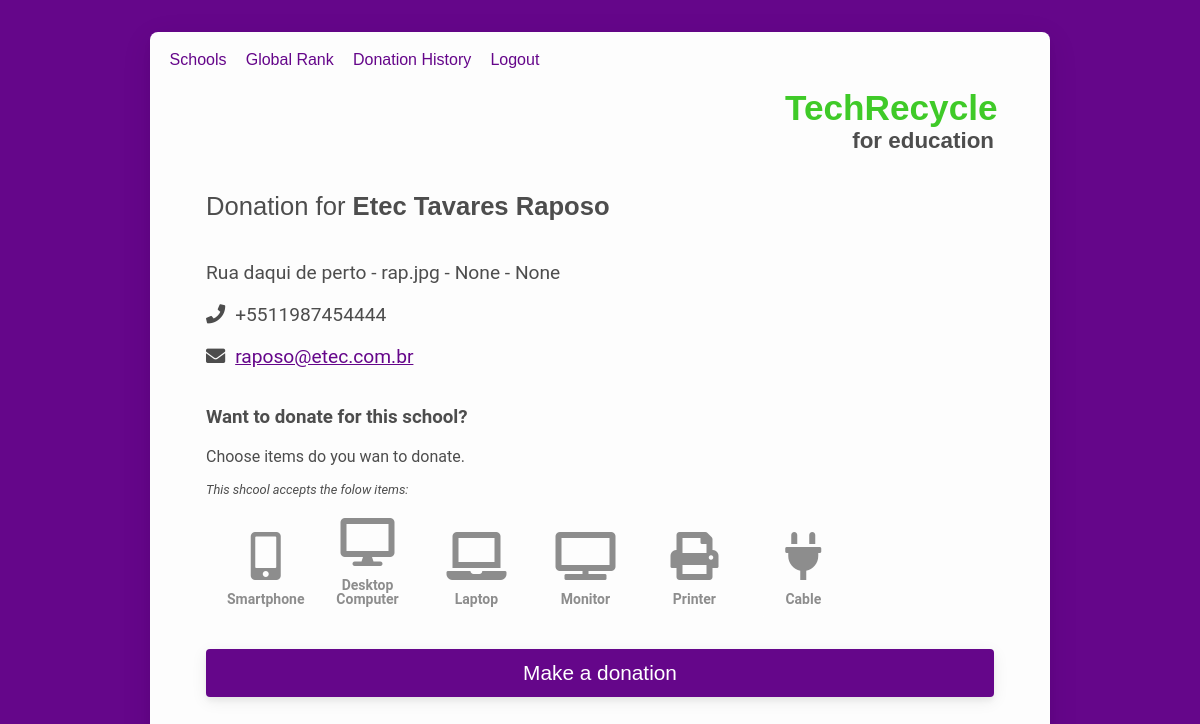
Page /school/2 (signed in) on the committed database.
### tables this page shows
CREATE TABLE "schools" (
	"id"	INTEGER,
	"name"	VARCHAR(255),
	"address"	VARCHAR(255),
	"city"	VARCHAR(255),
	"state"	VARCHAR(255),
	"country"	VARCHAR(255),
	"phone"	VARCHAR(20),
	"email"	VARCHAR(255),
	"password"	VARCHAR(255),
	"latitude"	Decimal(8, 6),
	"longitude"	Decimal(9, 6),
	"photo"	VARCHAR(255),
	PRIMARY KEY("id")
);

CREATE TABLE "school_items" (
	"id"	INTEGER,
	"school_id"	INTEGER NOT NULL,
	"item_id"	INTEGER NOT NULL,
	PRIMARY KEY("id" AUTOINCREMENT)
);

CREATE TABLE 'items' ( 'id' INTEGER PRIMARY KEY, 'name' VARCHAR(255), 'description' VARCHAR(255), 'icon' VARCHAR(255), 'scores' INTEGER );

### app.py (the view)
@app.route('/school/<schoolId>')
def ong(schoolId):
    if 'userId' in session:
        con = sql.connect(DATABASE)
        con.row_factory = sql.Row
        cursor = con.cursor()
        cursor.execute('SELECT * FROM `schools` WHERE id=?', [schoolId])
        school = cursor.fetchone()
        cursor.execute(
            'SELECT * FROM school_items INNER JOIN items ON items.id = school_items.item_id WHERE school_items.school_id=?', [schoolId])
        items = cursor.fetchall()
        return render_template('school.html', school=school, items=items)
    else:
        return redirect('/login')

### templates/school.html (shortened to what this page needs)
{% extends "layout.html" %} {% block link %}
<link rel="stylesheet" href="{{ url_for('static', filename='css/all.css') }}" />
{% endblock %} {% block pageTitle %} <span class="title">Donation for</span> {{
school['name'] }}{% endblock %} {% block content %}
<div id="school">
  <ul class="school-info">
    <li class="address">
      {{ school['address'] }} - {{ school['city'] }} - {{ school['state'] }} -
      {{ school['country'] }}
    </li>
    <li class="phone"><i class="fas fa-phone"> </i>{{ school['phone'] }}</li>
    <li class="email">
      <i class="fas fa-envelope"> </i
      ><a href="mailto:{{ school['email'] }}">{{ school['email'] }}</a>
    </li>
  </ul>
  <form action="/donate/{{ school['id'] }}" method="POST">
    <h3 class="marg-t marg-b">Want to donate for this school?</h3>
    <h4 class="marg-b normal">Choose items do you wan to donate.</h4>
    <p class="descr">This shcool accepts the folow items:</p>
    <div class="checks">
      <ul>
        {% for item in items %}
        <li>
          <label for="check-{{ item['name'] }}">
            <i class="fas {{ item['icon'] }} fa-3x">
              <h4 class="center">{{ item['name'] }}</h4>
            </i>
          </label>
        </li>
        {% endfor%}
      </ul>
    </div>
    <input type="submit" value="Make a donation" class="button solid" />
  </form>
</div>
{% endblock %}

### templates/layout.html (shortened to what this page needs)
<!DOCTYPE html>
<html lang="en">
  <head>
    <link
      rel="stylesheet"
      href="{{ url_for('static', filename='css/style.css') }}"
    />
    {% block link %} {% endblock %}
  </head>
  <body>
    <div id="wrapper">
      <header>
        <a href="/" class="full-brand">
          <h1 class="brand">TechRecycle</h1>
          <span>for education</span>
        </a>
        <nav>
          <ul>
            {% if session['userId'] and session['isSchool'] == undefined and
            session['isAdmin'] == undefined %}
            <li><a href="/schools">Schools</a></li>
            <li><a href="/rank">Global Rank</a></li>
            <li><a href="/history">Donation History</a></li>
            <li><a href="/logout">Logout</a></li>
            {% elif session['userId'] and session['isSchool'] and
            session['isAdmin'] == undefined %}
            <li><a href="/logout">Logout</a></li>
            {% elif session['userId'] and session['isSchool'] == undefined and
            session['isAdmin'] != undefined %}
            <li><a href="/admin">Home</a></li>
            <li><a href="/admin/add">Add school</a></li>
            <li><a href="/logout">Logout</a></li>
            {% endif %}
          </ul>
        </nav>
        <h2 class="page-title">{% block pageTitle %} {% endblock %}</h2>
      </header>
      <main>{% block content %} {% endblock %}</main>
    </div>
  </body>
</html>

### static/css/all.css (style rules this page uses)
.fa, .fas, .far, .fal, .fad, .fab { -moz-osx-font-smoothing: grayscale; -webkit-font-smoothing: antialiased; display: inline-block; font-style: normal; font-variant: normal; text-rendering: auto; line-height: 1; }
.fa-3x { font-size: 3em; }
.fa-desktop:before { content: "\f108"; }
.fa-envelope:before { content: "\f0e0"; }
.fa-laptop:before { content: "\f109"; }
.fa-mobile-alt:before { content: "\f3cd"; }
.fa-phone:before { content: "\f095"; }
.fa-plug:before { content: "\f1e6"; }
.fa-print:before { content: "\f02f"; }
.fa-tv:before { content: "\f26c"; }

### rows in the picture
schools: name "Etec Tavares Raposo", address "Rua daqui de perto", city "rap.jpg", phone "+5511987454444", email "raposo@etec.com.br"
school_items: name "Smartphone"
school_items: name "Desktop Computer"
school_items: name "Laptop"
school_items: name "Monitor"
school_items: name "Printer"
school_items: name "Cable"

### other values in the picture
{{ school['state'] }} "None"
{{ school['country'] }} "None"
